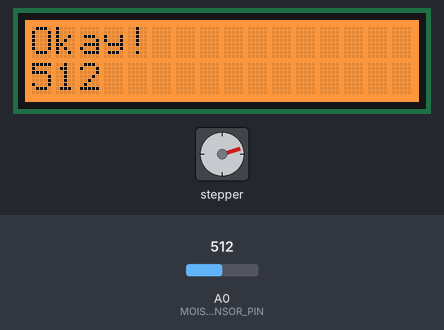
The sketch below on a simulated Arduino Uno, built with avr-gcc and run on an emulated ATmega328P. On the bench: stepper motor, 16×2 character LCD. Wiring (inferred from the names in the program): stepper motor (2048 steps per turn assumed): coils pin 4, pin 5, pin 6, pin 7. The inputs (shaded band) are chosen by the test bench; at power-on: A0 (MOISTURE_SENSOR_PIN) = 512.

Above: at 1.2 s.
1.3 s: A0 (MOISTURE_SENSOR_PIN) set to 721
At 3.4 s:
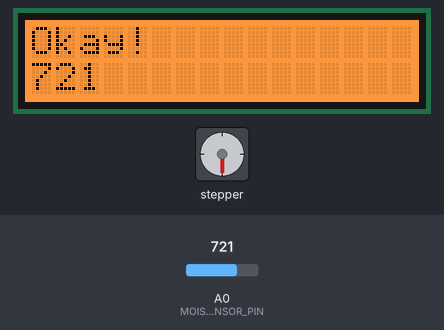
3.7 s: A0 (MOISTURE_SENSOR_PIN) set to 748
At 6.3 s:
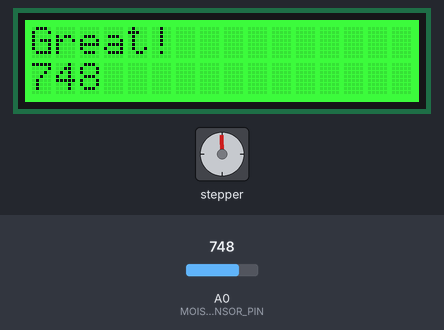
6.4 s: A0 (MOISTURE_SENSOR_PIN) set to 430
At 9.3 s:
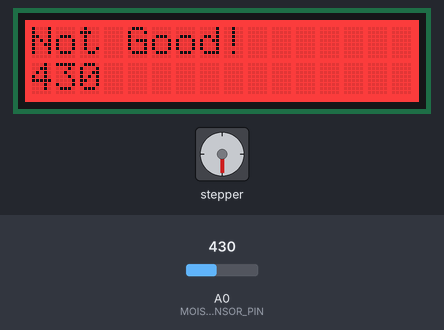
9.4 s: A0 (MOISTURE_SENSOR_PIN) set to 18
At 11.2 s:
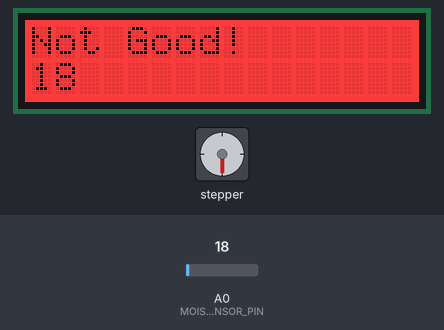
11.5 s: A0 (MOISTURE_SENSOR_PIN) set to 14
At 15.1 s:
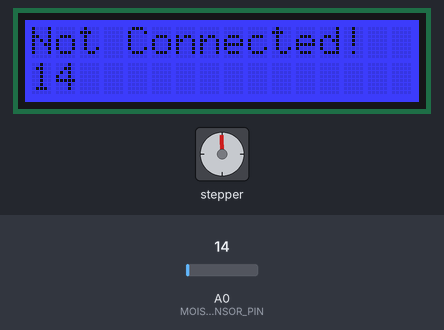
Timing chart, 0 to 15.5 s (numbered marks = the images above; inputs shaded):
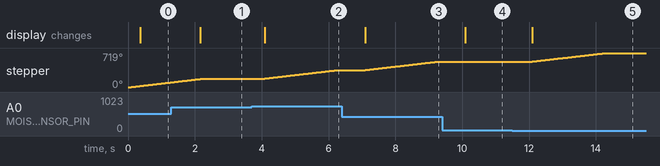

Measured:
- the behaviour switches between 730 and 731 on A0 (MOISTURE_SENSOR_PIN) (found by bisection; images 1 and 2)
- the behaviour switches between 16 and 15 on A0 (MOISTURE_SENSOR_PIN) (found by bisection; images 4 and 5)
- after the input at 1.3 s, the display: changes after 0.87 s (image 1)
- after the input at 3.7 s, stepper: keeps turning clockwise at about 82°/s, starting after 0.39 s; the display: changes after 0.39 s (image 2)
- after the input at 6.4 s, stepper: keeps turning clockwise at about 82°/s, starting after 0.69 s; the display: changes after 0.69 s (image 3)
- after the input at 9.4 s, the display: changes after 0.69 s (image 4)
- after the input at 11.5 s, stepper: turns 180° clockwise in 2.2 s, starting after 0.60 s; the display: changes after 0.60 s (image 5)

The sketch:

main.ino
```cpp
#include <rgb_lcd.h>

const int MOISTURE_SENSOR_PIN = A0;

const int MOTORPINS[] = {4, 5, 6, 7};

const int MAX_MOISTURE = 690;
const int MIN_MOISTURE = 440;
const int HYSTERESIS = 40;
const int EPSILON_MOISTURE = 8;
const int red[] = {255, 0, 0};
const int green[] = {0, 255, 0};
const int yellow[] = {255, 120, 0};
const int blue[] = {0, 0, 255};

const unsigned long UPDATE = 1000;

const int REVERSESTEPS = 256;

int stepscurrent;
int steppart;

int state;// 0: blue; 1: red; 2: yellow; 3: green;

rgb_lcd lcd;

bool activate_water = false;

unsigned long lastupdated;

void control_display(char message[], int color[], int moisture) {
  lcd.clear();
  lcd.setCursor(0, 0);
  lcd.print(message);
  lcd.setRGB(color[0], color[1], color[2]);
  lcd.setCursor(0, 1);
  lcd.print(moisture);
}

void control_water(int moisture) {
  unsigned long now = millis();
  if (now - lastupdated > UPDATE) {
    lastupdated = now;
    if (moisture < EPSILON_MOISTURE + (state <= 0 ? EPSILON_MOISTURE : 0)) {// less hysteresis, since it doesn't make sense to have more difference than low threshold
      activate_water = false;
      control_display("Not Connected!", blue, moisture);
    } else if (moisture > MAX_MOISTURE + (state <= 2 ? HYSTERESIS : 0)) {
      activate_water = false;
      control_display("Great!", green, moisture);
    } else if (moisture < MIN_MOISTURE + (state <= 1 ? HYSTERESIS : 0)) {
      activate_water = true;
      control_display("Not Good!", red, moisture);
    } else {
      activate_water = true;
      control_display("Okay!", yellow, moisture);
    }
  }
}

void movemotor() {
  if (steppart) {
    digitalWrite(MOTORPINS[steppart-1], LOW);
    digitalWrite(MOTORPINS[steppart], HIGH);
    steppart++;
    if (steppart >= 4) {
      steppart = 0;
      stepscurrent++;
      if (stepscurrent == REVERSESTEPS * 2) {
        stepscurrent = 0;
      }
    }
  } else {
    if (activate_water) {
      if (stepscurrent != REVERSESTEPS) {
        steppart = 1;
        digitalWrite(MOTORPINS[3], LOW);
        digitalWrite(MOTORPINS[0], HIGH);
      }
    } else {
      if (stepscurrent) {
        steppart = 1;
        digitalWrite(MOTORPINS[3], LOW);
        digitalWrite(MOTORPINS[0], HIGH);
      }
    }
  }
  delay(2);
}

void setup() {
  pinMode(MOISTURE_SENSOR_PIN, INPUT);
  lcd.begin(16, 2);
  lastupdated = millis()-UPDATE;
  stepscurrent = 0;
  steppart = 0;
  for (int i = 0; i < 4; i++) {
    pinMode(MOTORPINS[i], OUTPUT);
  }
  state = 0;
}

void loop() {
  int moisture = analogRead(MOISTURE_SENSOR_PIN);
  control_water(moisture);
  movemotor();
}
```
